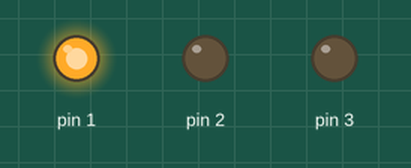
Bench run of a sketch on a simulated Arduino Uno, built with avr-gcc and run on an emulated ATmega328P. Parts: output pins drawn as LEDs (lit = HIGH).

Above: at 1.5 s.
At 3.5 s:
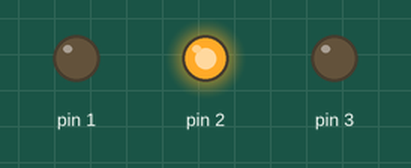
At 5.0 s:
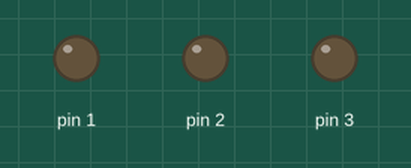
At 7.5 s:
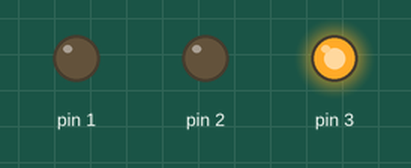
Timing chart, 0 to 11.7 s (numbered marks = the images above):
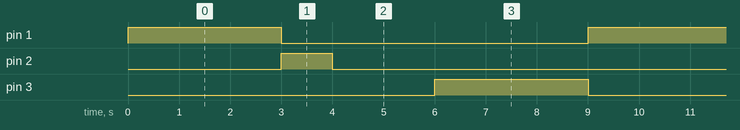

Measured:
- by itself, pin 1, pin 3: alternates HIGH for 3.0 s and LOW for 6.0 s
- by itself, pin 2: alternates HIGH for 1.0 s and LOW for 8.0 s
- by itself, everything shown: repeats every 9.0 s, in 5 steps

The sketch:

Blink.ino
```cpp
void setup() {
  pinMode(1, OUTPUT);//красный
  pinMode(2, OUTPUT);//желтый
  pinMode(3, OUTPUT);//зеленый
}


void loop() {
  digitalWrite(1, HIGH);
  delay(3000);
  digitalWrite(1, LOW);
  digitalWrite(2, HIGH);
  delay(1000);
  for(int i = 0; i<4; i++){
      digitalWrite(2, LOW);
      delay(500);
      digitalWrite(2, HIGH);
    }
   digitalWrite(2, LOW);
   digitalWrite(3, HIGH);
   delay(3000);
   digitalWrite(3, LOW);
}
```
